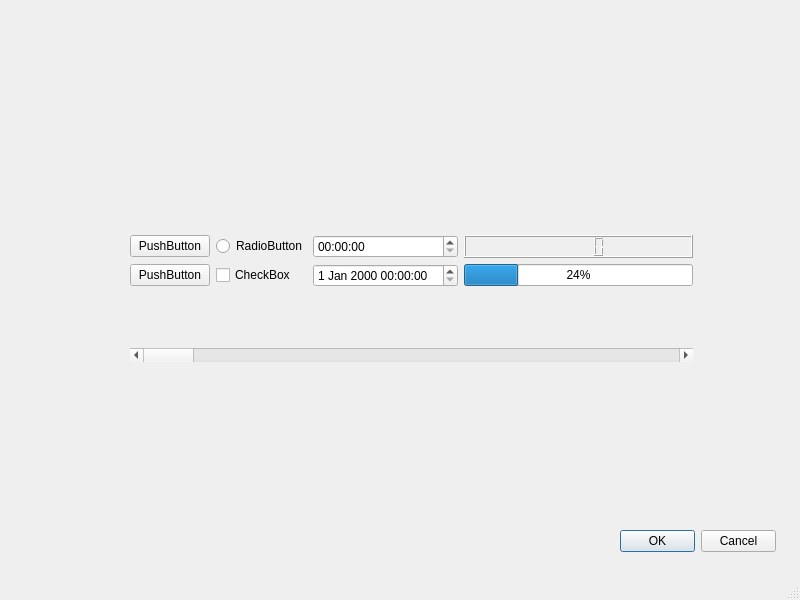
<?xml version="1.0" encoding="UTF-8"?>
<ui version="4.0">
 <class>Form1</class>
 <widget class="QMainWindow" name="Form1">
  <property name="geometry">
   <rect>
    <x>0</x>
    <y>0</y>
    <width>800</width>
    <height>600</height>
   </rect>
  </property>
  <property name="windowTitle">
   <string>MainWindow</string>
  </property>
  <widget class="QWidget" name="centralwidget">
   <widget class="QDialogButtonBox" name="buttonBox">
    <property name="geometry">
     <rect>
      <x>620</x>
      <y>530</y>
      <width>156</width>
      <height>23</height>
     </rect>
    </property>
    <property name="standardButtons">
     <set>QDialogButtonBox::Cancel|QDialogButtonBox::Ok</set>
    </property>
   </widget>
   <widget class="QWidget" name="verticalLayoutWidget">
    <property name="geometry">
     <rect>
      <x>130</x>
      <y>180</y>
      <width>563</width>
      <height>239</height>
     </rect>
    </property>
    <layout class="QVBoxLayout" name="verticalLayout">
     <item>
      <layout class="QGridLayout" name="gridLayout">
       <property name="horizontalSpacing">
        <number>6</number>
       </property>
       <item row="0" column="1">
        <widget class="QRadioButton" name="radioButton">
         <property name="text">
          <string>RadioButton</string>
         </property>
        </widget>
       </item>
       <item row="1" column="0">
        <widget class="QPushButton" name="pushButton_2">
         <property name="text">
          <string>PushButton</string>
         </property>
        </widget>
       </item>
       <item row="1" column="1">
        <widget class="QCheckBox" name="checkBox">
         <property name="text">
          <string>CheckBox</string>
         </property>
        </widget>
       </item>
       <item row="1" column="2">
        <widget class="QDateTimeEdit" name="dateTimeEdit"/>
       </item>
       <item row="0" column="0">
        <widget class="QPushButton" name="pushButton">
         <property name="text">
          <string>PushButton</string>
         </property>
        </widget>
       </item>
       <item row="0" column="2">
        <widget class="QTimeEdit" name="timeEdit"/>
       </item>
       <item row="0" column="3">
        <widget class="QLCDNumber" name="lcdNumber"/>
       </item>
       <item row="1" column="3">
        <widget class="QProgressBar" name="progressBar">
         <property name="value">
          <number>24</number>
         </property>
        </widget>
       </item>
      </layout>
     </item>
     <item>
      <widget class="QScrollBar" name="horizontalScrollBar">
       <property name="orientation">
        <enum>Qt::Horizontal</enum>
       </property>
      </widget>
     </item>
    </layout>
   </widget>
  </widget>
  <widget class="QMenuBar" name="menubar">
   <property name="geometry">
    <rect>
     <x>0</x>
     <y>0</y>
     <width>800</width>
     <height>21</height>
    </rect>
   </property>
  </widget>
  <widget class="QStatusBar" name="statusbar"/>
 </widget>
 <resources/>
 <connections/>
</ui>
